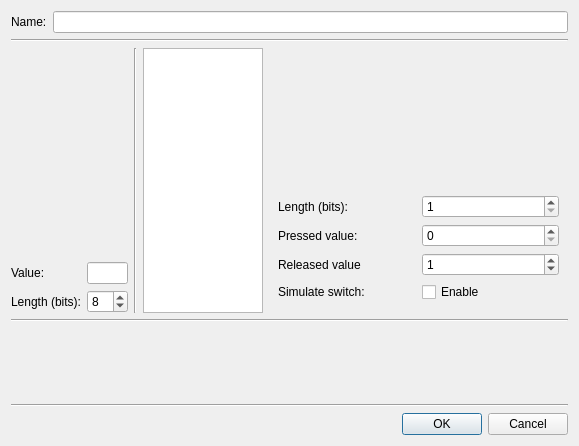
<?xml version="1.0" encoding="UTF-8"?>
<ui version="4.0">
 <class>JoyStructDialog</class>
 <widget class="QDialog" name="JoyStructDialog">
  <property name="geometry">
   <rect>
    <x>0</x>
    <y>0</y>
    <width>579</width>
    <height>446</height>
   </rect>
  </property>
  <property name="windowTitle">
   <string>Joystick data structure</string>
  </property>
  <layout class="QVBoxLayout" name="verticalLayout_3">
   <item>
    <layout class="QHBoxLayout" name="horizontalLayout">
     <item>
      <widget class="QLabel" name="label">
       <property name="text">
        <string>Name:</string>
       </property>
      </widget>
     </item>
     <item>
      <widget class="QLineEdit" name="lineEdit"/>
     </item>
    </layout>
   </item>
   <item>
    <widget class="Line" name="line">
     <property name="orientation">
      <enum>Qt::Horizontal</enum>
     </property>
    </widget>
   </item>
   <item>
    <layout class="QHBoxLayout" name="horizontalLayout_2" stretch="1,0,0,5">
     <item>
      <layout class="QVBoxLayout" name="verticalLayout" stretch="0,0,0,0">
       <item>
        <spacer name="verticalSpacer_2">
         <property name="orientation">
          <enum>Qt::Vertical</enum>
         </property>
         <property name="sizeHint" stdset="0">
          <size>
           <width>20</width>
           <height>40</height>
          </size>
         </property>
        </spacer>
       </item>
       <item>
        <layout class="QHBoxLayout" name="staticLayout">
         <item>
          <spacer name="horizontalSpacer">
           <property name="orientation">
            <enum>Qt::Horizontal</enum>
           </property>
           <property name="sizeHint" stdset="0">
            <size>
             <width>40</width>
             <height>20</height>
            </size>
           </property>
          </spacer>
         </item>
         <item>
          <spacer name="horizontalSpacer_2">
           <property name="orientation">
            <enum>Qt::Horizontal</enum>
           </property>
           <property name="sizeHint" stdset="0">
            <size>
             <width>40</width>
             <height>20</height>
            </size>
           </property>
          </spacer>
         </item>
        </layout>
       </item>
       <item>
        <spacer name="verticalSpacer">
         <property name="orientation">
          <enum>Qt::Vertical</enum>
         </property>
         <property name="sizeHint" stdset="0">
          <size>
           <width>20</width>
           <height>40</height>
          </size>
         </property>
        </spacer>
       </item>
       <item>
        <layout class="QGridLayout" name="gridLayout_2">
         <item row="0" column="0">
          <widget class="QLabel" name="label_2">
           <property name="sizePolicy">
            <sizepolicy hsizetype="Expanding" vsizetype="Preferred">
             <horstretch>0</horstretch>
             <verstretch>0</verstretch>
            </sizepolicy>
           </property>
           <property name="text">
            <string>Value:</string>
           </property>
          </widget>
         </item>
         <item row="0" column="1">
          <widget class="QLineEdit" name="staticEdit"/>
         </item>
         <item row="1" column="0">
          <widget class="QLabel" name="label_6">
           <property name="text">
            <string>Length (bits):</string>
           </property>
          </widget>
         </item>
         <item row="1" column="1">
          <widget class="QSpinBox" name="staticLenBox">
           <property name="minimum">
            <number>1</number>
           </property>
           <property name="value">
            <number>8</number>
           </property>
          </widget>
         </item>
        </layout>
       </item>
      </layout>
     </item>
     <item>
      <widget class="Line" name="line_3">
       <property name="orientation">
        <enum>Qt::Vertical</enum>
       </property>
      </widget>
     </item>
     <item>
      <widget class="QListWidget" name="elementList">
       <property name="maximumSize">
        <size>
         <width>120</width>
         <height>16777215</height>
        </size>
       </property>
       <property name="editTriggers">
        <set>QAbstractItemView::NoEditTriggers</set>
       </property>
       <property name="alternatingRowColors">
        <bool>true</bool>
       </property>
       <property name="selectionMode">
        <enum>QAbstractItemView::SingleSelection</enum>
       </property>
      </widget>
     </item>
     <item>
      <layout class="QVBoxLayout" name="verticalLayout_2">
       <item>
        <spacer name="verticalSpacer_4">
         <property name="orientation">
          <enum>Qt::Vertical</enum>
         </property>
         <property name="sizeHint" stdset="0">
          <size>
           <width>20</width>
           <height>40</height>
          </size>
         </property>
        </spacer>
       </item>
       <item>
        <layout class="QHBoxLayout" name="dataLayout">
         <item>
          <spacer name="horizontalSpacer_3">
           <property name="orientation">
            <enum>Qt::Horizontal</enum>
           </property>
           <property name="sizeHint" stdset="0">
            <size>
             <width>40</width>
             <height>20</height>
            </size>
           </property>
          </spacer>
         </item>
         <item>
          <spacer name="horizontalSpacer_4">
           <property name="orientation">
            <enum>Qt::Horizontal</enum>
           </property>
           <property name="sizeHint" stdset="0">
            <size>
             <width>40</width>
             <height>20</height>
            </size>
           </property>
          </spacer>
         </item>
        </layout>
       </item>
       <item>
        <spacer name="verticalSpacer_3">
         <property name="orientation">
          <enum>Qt::Vertical</enum>
         </property>
         <property name="sizeHint" stdset="0">
          <size>
           <width>20</width>
           <height>40</height>
          </size>
         </property>
        </spacer>
       </item>
       <item>
        <widget class="QStackedWidget" name="stackedWidget">
         <property name="currentIndex">
          <number>1</number>
         </property>
         <widget class="QWidget" name="page">
          <layout class="QGridLayout" name="gridLayout">
           <item row="0" column="0">
            <widget class="QLabel" name="label_3">
             <property name="text">
              <string>Length (bits):</string>
             </property>
            </widget>
           </item>
           <item row="1" column="0">
            <widget class="QLabel" name="label_4">
             <property name="text">
              <string>Min value:</string>
             </property>
            </widget>
           </item>
           <item row="1" column="1">
            <widget class="QSpinBox" name="minBox">
             <property name="minimum">
              <number>-128</number>
             </property>
             <property name="maximum">
              <number>127</number>
             </property>
             <property name="value">
              <number>-128</number>
             </property>
            </widget>
           </item>
           <item row="2" column="0">
            <widget class="QLabel" name="label_5">
             <property name="text">
              <string>Max value:</string>
             </property>
            </widget>
           </item>
           <item row="2" column="1">
            <widget class="QSpinBox" name="maxBox">
             <property name="minimum">
              <number>-128</number>
             </property>
             <property name="maximum">
              <number>127</number>
             </property>
             <property name="value">
              <number>127</number>
             </property>
            </widget>
           </item>
           <item row="3" column="0">
            <widget class="QLabel" name="label_7">
             <property name="text">
              <string>Endianness</string>
             </property>
            </widget>
           </item>
           <item row="3" column="1">
            <widget class="QComboBox" name="endianBox">
             <item>
              <property name="text">
               <string>Big endian</string>
              </property>
             </item>
             <item>
              <property name="text">
               <string>Little endian</string>
              </property>
             </item>
            </widget>
           </item>
           <item row="0" column="1">
            <widget class="QSpinBox" name="axisLenBox">
             <property name="minimum">
              <number>1</number>
             </property>
             <property name="value">
              <number>8</number>
             </property>
            </widget>
           </item>
          </layout>
         </widget>
         <widget class="QWidget" name="page_2">
          <layout class="QGridLayout" name="gridLayout_3">
           <item row="0" column="0">
            <widget class="QLabel" name="label_8">
             <property name="text">
              <string>Length (bits):</string>
             </property>
            </widget>
           </item>
           <item row="0" column="1">
            <widget class="QSpinBox" name="btnLenBox">
             <property name="minimum">
              <number>1</number>
             </property>
             <property name="value">
              <number>1</number>
             </property>
            </widget>
           </item>
           <item row="1" column="0">
            <widget class="QLabel" name="label_9">
             <property name="text">
              <string>Pressed value:</string>
             </property>
            </widget>
           </item>
           <item row="1" column="1">
            <widget class="QSpinBox" name="pressedBox"/>
           </item>
           <item row="2" column="0">
            <widget class="QLabel" name="label_10">
             <property name="text">
              <string>Released value</string>
             </property>
            </widget>
           </item>
           <item row="2" column="1">
            <widget class="QSpinBox" name="releasedBox">
             <property name="value">
              <number>1</number>
             </property>
            </widget>
           </item>
           <item row="3" column="0">
            <widget class="QLabel" name="label_11">
             <property name="text">
              <string>Simulate switch:</string>
             </property>
            </widget>
           </item>
           <item row="3" column="1">
            <widget class="QCheckBox" name="switchBtn">
             <property name="text">
              <string>Enable</string>
             </property>
            </widget>
           </item>
          </layout>
         </widget>
        </widget>
       </item>
      </layout>
     </item>
    </layout>
   </item>
   <item>
    <widget class="Line" name="line_2">
     <property name="orientation">
      <enum>Qt::Horizontal</enum>
     </property>
    </widget>
   </item>
   <item>
    <widget class="QScrollArea" name="area">
     <property name="maximumSize">
      <size>
       <width>16777215</width>
       <height>70</height>
      </size>
     </property>
     <property name="frameShape">
      <enum>QFrame::NoFrame</enum>
     </property>
     <property name="verticalScrollBarPolicy">
      <enum>Qt::ScrollBarAlwaysOff</enum>
     </property>
     <property name="widgetResizable">
      <bool>true</bool>
     </property>
     <widget class="QWidget" name="scrollAreaWidgetContents">
      <property name="geometry">
       <rect>
        <x>0</x>
        <y>0</y>
        <width>561</width>
        <height>70</height>
       </rect>
      </property>
     </widget>
    </widget>
   </item>
   <item>
    <widget class="Line" name="line_4">
     <property name="orientation">
      <enum>Qt::Horizontal</enum>
     </property>
    </widget>
   </item>
   <item>
    <widget class="QDialogButtonBox" name="buttonBox">
     <property name="standardButtons">
      <set>QDialogButtonBox::Cancel|QDialogButtonBox::Ok</set>
     </property>
    </widget>
   </item>
  </layout>
 </widget>
 <resources/>
 <connections/>
</ui>
